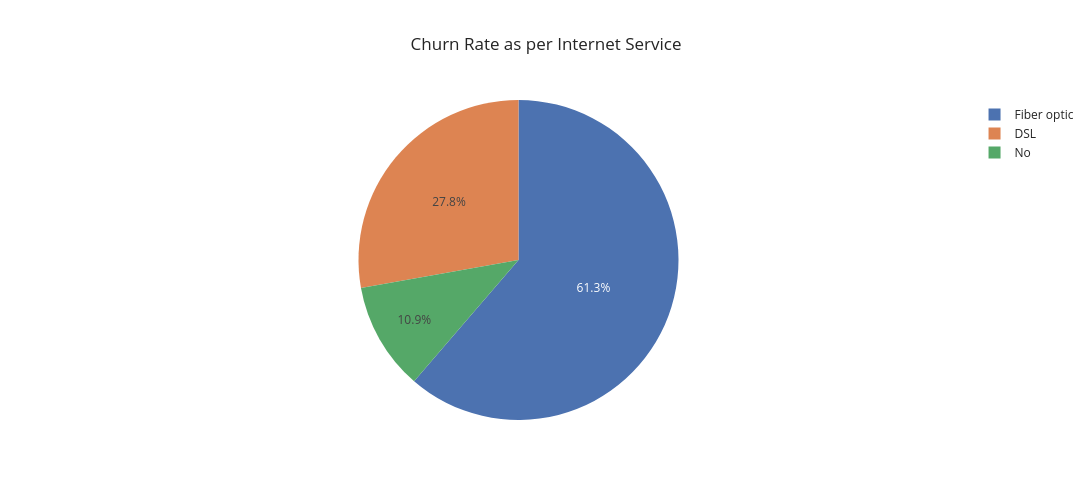

The notebook cell this image was saved under:
### Code cell
#Churn Rate and Internet Service 
import plotly.graph_objects as go
fig = go.Figure()
fig.add_trace(
    go.Pie(
        labels=churn_rate.index,
        values=churn_rate.values,
        name="Churn by Gender"
    )
)
fig.update_layout(
    title = "Churn Rate as per Internet Service",
    template = "seaborn",
    width = 1100,
    height = 500
)
fig.show()

### Figure 1 — Plotly figure (JSON) as saved in the notebook; plotly's stock layout.template omitted (floating-point values rounded to 4 significant figures)
{"data": [{"labels": ["DSL", "Fiber optic", "No"], "name": "Churn by Gender", "type": "pie", "values": [19.0, 41.89, 7.43]}], "layout": {"height": 500, "title": {"text": "Churn Rate as per Internet Service"}, "width": 1100}}
